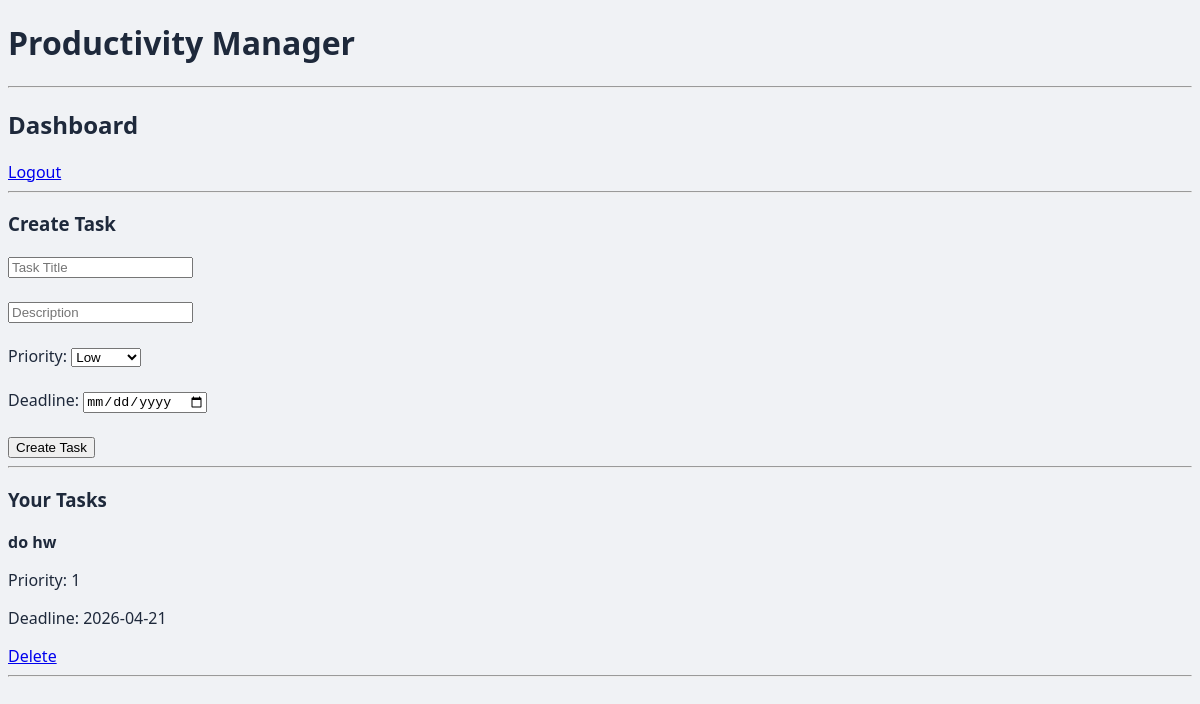
Page /dashboard (signed in) on the committed database.
### tables this page shows
CREATE TABLE TASKS (

            task_id INTEGER PRIMARY KEY AUTOINCREMENT,
            title TEXT NOT NULL,
            description TEXT,
            priorityLevel INTEGER,
            deadlineDate TEXT,
            completionStatus INTEGER DEFAULT 0,
            user_id INTEGER,
            FOREIGN KEY(user_id) REFERENCES USERS(user_id)
        );

### Project_PMA/app.py (the view)
@app.route("/dashboard")
def dashboard():
    if "user_id" not in session:
        return redirect(url_for("login"))
    tasks = db.cursor.execute(
        "SELECT * FROM TASKS WHERE user_id=?",
        (session["user_id"],)
    ).fetchall()
    return render_template("dashboard.html", tasks=tasks)

### Project_PMA/routes_extra.py (called while the page is built)
@extra_bp.app_context_processor
def inject_current_user():
    if 'user_id' in session:
        user = db.cursor.execute(
            "SELECT username FROM USERS WHERE user_id=?",
            (session['user_id'],)
        ).fetchone()
        return {'current_username': user[0] if user else None}
    return {'current_username': None}

### Templates/dashboard.html (shortened to what this page needs)
{% extends "base.html" %}
{% block content %}
<h2>Dashboard</h2>
<a href="/logout">Logout</a>
<hr>
<h3>Create Task</h3>
<form action="/create_task" method="POST">
    <input type="text" name="title" placeholder="Task Title" required>
    <br><br>
    <input type="text" name="description" placeholder="Description">
    <br><br>
    <label>Priority:</label>
    <select name="priority">
        <option value="1">Low</option>
    </select>
    <br><br>
    <label>Deadline:</label>
    <input type="date" name="deadline">
    <br><br>
    <button type="submit">Create Task</button>
</form>
<hr>
<h3>Your Tasks</h3>
{% for task in tasks %}
<div>
    <strong>{{ task[1] }}</strong>
    <p>Priority: {{ task[3] }}</p>
    <p>Deadline: {{ task[4] }}</p>
    <a href="/delete_task/{{ task[0] }}">Delete</a>
</div>
<hr>
{% endfor %}
{% endblock %}

### Project_PMA/Static/style.css (style rules this page uses)
body { background-color: #f0f2f5; font-family: 'Segoe UI', system-ui, -apple-system, sans-serif; color: #1e293b; }

### rows in the picture
TASKS: title "do hw", priorityLevel "1", deadlineDate "2026-04-21"
